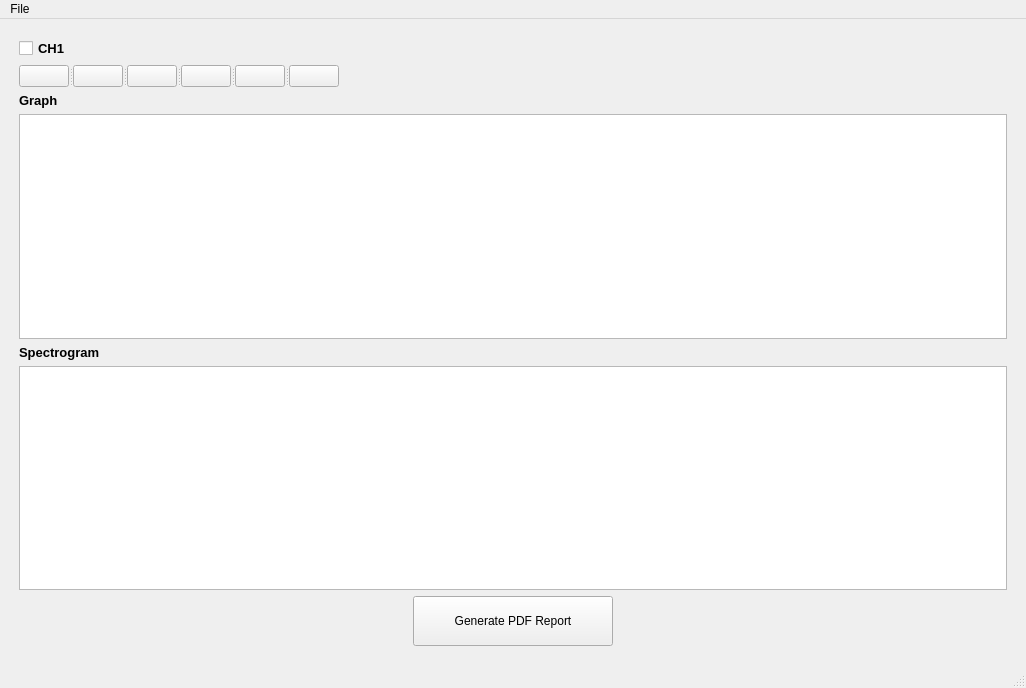
<?xml version="1.0" encoding="UTF-8"?>
<ui version="4.0">
 <class>MainWindow</class>
 <widget class="QMainWindow" name="MainWindow">
  <property name="geometry">
   <rect>
    <x>0</x>
    <y>0</y>
    <width>1026</width>
    <height>688</height>
   </rect>
  </property>
  <property name="windowTitle">
   <string>SBME</string>
  </property>
  <property name="windowIcon">
   <iconset>
    <normaloff>Images/MainIcon.png</normaloff>Images/MainIcon.png</iconset>
  </property>
  <property name="tabShape">
   <enum>QTabWidget::Rounded</enum>
  </property>
  <widget class="QWidget" name="centralwidget">
   <layout class="QVBoxLayout" name="verticalLayout_4">
    <item>
     <layout class="QVBoxLayout" name="verticalLayout">
      <item>
       <layout class="QVBoxLayout" name="verticalLayout_3">
        <property name="sizeConstraint">
         <enum>QLayout::SetMinAndMaxSize</enum>
        </property>
        <property name="leftMargin">
         <number>10</number>
        </property>
        <property name="topMargin">
         <number>10</number>
        </property>
        <property name="rightMargin">
         <number>10</number>
        </property>
        <property name="bottomMargin">
         <number>11</number>
        </property>
        <item>
         <widget class="QCheckBox" name="showChannel1">
          <property name="font">
           <font>
            <pointsize>10</pointsize>
            <weight>75</weight>
            <bold>true</bold>
           </font>
          </property>
          <property name="text">
           <string>CH1</string>
          </property>
         </widget>
        </item>
        <item>
         <layout class="QVBoxLayout" name="verticalLayout_2">
          <property name="sizeConstraint">
           <enum>QLayout::SetDefaultConstraint</enum>
          </property>
          <item>
           <widget class="QSplitter" name="splitter">
            <property name="orientation">
             <enum>Qt::Horizontal</enum>
            </property>
            <widget class="QPushButton" name="playBtn1">
             <property name="enabled">
              <bool>true</bool>
             </property>
             <property name="maximumSize">
              <size>
               <width>50</width>
               <height>16777215</height>
              </size>
             </property>
             <property name="text">
              <string/>
             </property>
             <property name="icon">
              <iconset>
               <normaloff>Images/play.png</normaloff>Images/play.png</iconset>
             </property>
            </widget>
            <widget class="QPushButton" name="pauseBtn1">
             <property name="maximumSize">
              <size>
               <width>50</width>
               <height>16777215</height>
              </size>
             </property>
             <property name="text">
              <string/>
             </property>
             <property name="icon">
              <iconset>
               <normaloff>Images/pause.png</normaloff>Images/pause.png</iconset>
             </property>
            </widget>
            <widget class="QPushButton" name="stopBtn1">
             <property name="maximumSize">
              <size>
               <width>50</width>
               <height>16777215</height>
              </size>
             </property>
             <property name="text">
              <string/>
             </property>
             <property name="icon">
              <iconset>
               <normaloff>Images/focus.png</normaloff>Images/focus.png</iconset>
             </property>
            </widget>
            <widget class="QPushButton" name="zoomInBtn1">
             <property name="maximumSize">
              <size>
               <width>50</width>
               <height>16777215</height>
              </size>
             </property>
             <property name="text">
              <string/>
             </property>
             <property name="icon">
              <iconset>
               <normaloff>Images/zoom-in.png</normaloff>Images/zoom-in.png</iconset>
             </property>
            </widget>
            <widget class="QPushButton" name="zoonOutBtn1">
             <property name="maximumSize">
              <size>
               <width>50</width>
               <height>16777215</height>
              </size>
             </property>
             <property name="text">
              <string/>
             </property>
             <property name="icon">
              <iconset>
               <normaloff>Images/zoom-out.png</normaloff>Images/zoom-out.png</iconset>
             </property>
            </widget>
            <widget class="QPushButton" name="clearBtn1">
             <property name="maximumSize">
              <size>
               <width>50</width>
               <height>16777215</height>
              </size>
             </property>
             <property name="text">
              <string/>
             </property>
             <property name="icon">
              <iconset>
               <normaloff>Images/delete.png</normaloff>Images/delete.png</iconset>
             </property>
            </widget>
           </widget>
          </item>
          <item>
           <widget class="QLabel" name="graph1Label">
            <property name="font">
             <font>
              <pointsize>10</pointsize>
              <weight>75</weight>
              <bold>true</bold>
             </font>
            </property>
            <property name="text">
             <string>Graph</string>
            </property>
           </widget>
          </item>
          <item>
           <widget class="PlotWidget" name="signalGraph1"/>
          </item>
          <item>
           <widget class="QLabel" name="graph1Label_2">
            <property name="font">
             <font>
              <pointsize>10</pointsize>
              <weight>75</weight>
              <bold>true</bold>
             </font>
            </property>
            <property name="text">
             <string>Spectrogram</string>
            </property>
           </widget>
          </item>
          <item>
           <widget class="PlotWidget" name="signalGraph1_2"/>
          </item>
         </layout>
        </item>
        <item>
         <layout class="QHBoxLayout" name="horizontalLayout">
          <item>
           <spacer name="horizontalSpacer">
            <property name="orientation">
             <enum>Qt::Horizontal</enum>
            </property>
            <property name="sizeHint" stdset="0">
             <size>
              <width>40</width>
              <height>20</height>
             </size>
            </property>
           </spacer>
          </item>
          <item>
           <widget class="QPushButton" name="pushButton">
            <property name="sizePolicy">
             <sizepolicy hsizetype="Expanding" vsizetype="Expanding">
              <horstretch>0</horstretch>
              <verstretch>0</verstretch>
             </sizepolicy>
            </property>
            <property name="maximumSize">
             <size>
              <width>200</width>
              <height>50</height>
             </size>
            </property>
            <property name="text">
             <string>Generate PDF Report</string>
            </property>
           </widget>
          </item>
          <item>
           <spacer name="horizontalSpacer_2">
            <property name="orientation">
             <enum>Qt::Horizontal</enum>
            </property>
            <property name="sizeHint" stdset="0">
             <size>
              <width>40</width>
              <height>20</height>
             </size>
            </property>
           </spacer>
          </item>
         </layout>
        </item>
       </layout>
      </item>
     </layout>
    </item>
   </layout>
  </widget>
  <widget class="QMenuBar" name="menubar">
   <property name="geometry">
    <rect>
     <x>0</x>
     <y>0</y>
     <width>1026</width>
     <height>26</height>
    </rect>
   </property>
   <widget class="QMenu" name="menuFile">
    <property name="title">
     <string>File</string>
    </property>
    <addaction name="actionOpen_Channel_1"/>
    <addaction name="actionExit"/>
   </widget>
   <addaction name="menuFile"/>
  </widget>
  <widget class="QStatusBar" name="statusbar"/>
  <action name="actionOpen_Channel_1">
   <property name="text">
    <string>Open Channel 1</string>
   </property>
  </action>
  <action name="actionExit">
   <property name="text">
    <string>Exit</string>
   </property>
   <property name="shortcut">
    <string>Ctrl+Q</string>
   </property>
  </action>
 </widget>
 <customwidgets>
  <customwidget>
   <class>PlotWidget</class>
   <extends>QGraphicsView</extends>
   <header>pyqtgraph</header>
   <container>1</container>
  </customwidget>
 </customwidgets>
 <resources/>
 <connections/>
</ui>
